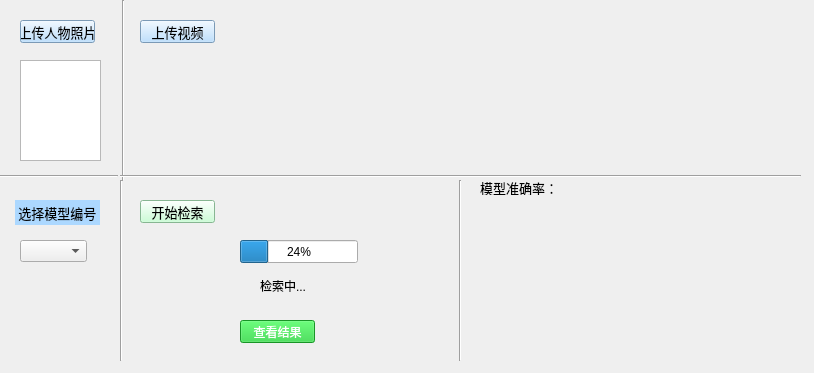
<?xml version="1.0" encoding="UTF-8"?>
<ui version="4.0">
 <class>UiMainWindow</class>
 <widget class="QWidget" name="UiMainWindow">
  <property name="geometry">
   <rect>
    <x>0</x>
    <y>0</y>
    <width>814</width>
    <height>373</height>
   </rect>
  </property>
  <property name="windowTitle">
   <string>Form</string>
  </property>
  <widget class="QPushButton" name="upload_photo_button">
   <property name="geometry">
    <rect>
     <x>20</x>
     <y>20</y>
     <width>75</width>
     <height>23</height>
    </rect>
   </property>
   <property name="font">
    <font>
     <family>Adobe Devanagari</family>
     <pointsize>10</pointsize>
    </font>
   </property>
   <property name="styleSheet">
    <string notr="true">background-color: rgb(172, 216, 255);
border-color: rgb(64, 134, 166);</string>
   </property>
   <property name="text">
    <string>上传人物照片</string>
   </property>
  </widget>
  <widget class="QGraphicsView" name="photo">
   <property name="geometry">
    <rect>
     <x>20</x>
     <y>60</y>
     <width>81</width>
     <height>101</height>
    </rect>
   </property>
  </widget>
  <widget class="Line" name="line">
   <property name="geometry">
    <rect>
     <x>0</x>
     <y>156</y>
     <width>118</width>
     <height>40</height>
    </rect>
   </property>
   <property name="orientation">
    <enum>Qt::Horizontal</enum>
   </property>
  </widget>
  <widget class="Line" name="line_2">
   <property name="geometry">
    <rect>
     <x>103</x>
     <y>0</y>
     <width>40</width>
     <height>181</height>
    </rect>
   </property>
   <property name="orientation">
    <enum>Qt::Vertical</enum>
   </property>
  </widget>
  <widget class="QLabel" name="model_label">
   <property name="geometry">
    <rect>
     <x>15</x>
     <y>200</y>
     <width>85</width>
     <height>25</height>
    </rect>
   </property>
   <property name="font">
    <font>
     <family>Adobe Devanagari</family>
     <pointsize>10</pointsize>
    </font>
   </property>
   <property name="styleSheet">
    <string notr="true">background-color: rgb(172, 216, 255);
border-color: rgb(64, 134, 166);</string>
   </property>
   <property name="text">
    <string> 选择模型编号：</string>
   </property>
  </widget>
  <widget class="QComboBox" name="comboBox">
   <property name="geometry">
    <rect>
     <x>20</x>
     <y>240</y>
     <width>67</width>
     <height>22</height>
    </rect>
   </property>
  </widget>
  <widget class="Line" name="line_3">
   <property name="geometry">
    <rect>
     <x>101</x>
     <y>180</y>
     <width>40</width>
     <height>181</height>
    </rect>
   </property>
   <property name="orientation">
    <enum>Qt::Vertical</enum>
   </property>
  </widget>
  <widget class="QPushButton" name="upload_video_button">
   <property name="geometry">
    <rect>
     <x>140</x>
     <y>20</y>
     <width>75</width>
     <height>23</height>
    </rect>
   </property>
   <property name="font">
    <font>
     <family>Adobe Devanagari</family>
     <pointsize>10</pointsize>
    </font>
   </property>
   <property name="styleSheet">
    <string notr="true">background-color: rgb(172, 216, 255);</string>
   </property>
   <property name="text">
    <string>上传视频</string>
   </property>
  </widget>
  <widget class="Line" name="line_4">
   <property name="geometry">
    <rect>
     <x>120</x>
     <y>156</y>
     <width>681</width>
     <height>40</height>
    </rect>
   </property>
   <property name="orientation">
    <enum>Qt::Horizontal</enum>
   </property>
  </widget>
  <widget class="QPushButton" name="start_search_button">
   <property name="geometry">
    <rect>
     <x>140</x>
     <y>200</y>
     <width>75</width>
     <height>23</height>
    </rect>
   </property>
   <property name="font">
    <font>
     <family>Adobe Devanagari</family>
     <pointsize>10</pointsize>
    </font>
   </property>
   <property name="styleSheet">
    <string notr="true">background-color: rgb(189, 255, 204);</string>
   </property>
   <property name="text">
    <string>开始检索</string>
   </property>
  </widget>
  <widget class="QProgressBar" name="progressBar">
   <property name="geometry">
    <rect>
     <x>240</x>
     <y>240</y>
     <width>118</width>
     <height>23</height>
    </rect>
   </property>
   <property name="value">
    <number>24</number>
   </property>
  </widget>
  <widget class="QLabel" name="search_progress_label">
   <property name="geometry">
    <rect>
     <x>260</x>
     <y>280</y>
     <width>54</width>
     <height>12</height>
    </rect>
   </property>
   <property name="text">
    <string>检索中...</string>
   </property>
  </widget>
  <widget class="QPushButton" name="check_result_button">
   <property name="geometry">
    <rect>
     <x>240</x>
     <y>320</y>
     <width>75</width>
     <height>23</height>
    </rect>
   </property>
   <property name="font">
    <font>
     <family>Adobe Devanagari</family>
     <pointsize>9</pointsize>
     <weight>9</weight>
     <italic>false</italic>
     <bold>false</bold>
    </font>
   </property>
   <property name="styleSheet">
    <string notr="true">background-color: rgb(33, 208, 54);
font: 75 9pt &quot;Adobe Devanagari&quot;;
color: rgb(255, 255, 255);</string>
   </property>
   <property name="text">
    <string>查看结果</string>
   </property>
  </widget>
  <widget class="Line" name="line_5">
   <property name="geometry">
    <rect>
     <x>440</x>
     <y>180</y>
     <width>40</width>
     <height>181</height>
    </rect>
   </property>
   <property name="orientation">
    <enum>Qt::Vertical</enum>
   </property>
  </widget>
  <widget class="QLabel" name="accuracy_label">
   <property name="geometry">
    <rect>
     <x>480</x>
     <y>180</y>
     <width>80</width>
     <height>15</height>
    </rect>
   </property>
   <property name="font">
    <font>
     <family>Adobe Devanagari</family>
     <pointsize>10</pointsize>
    </font>
   </property>
   <property name="text">
    <string>模型准确率：</string>
   </property>
  </widget>
 </widget>
 <resources/>
 <connections/>
</ui>
